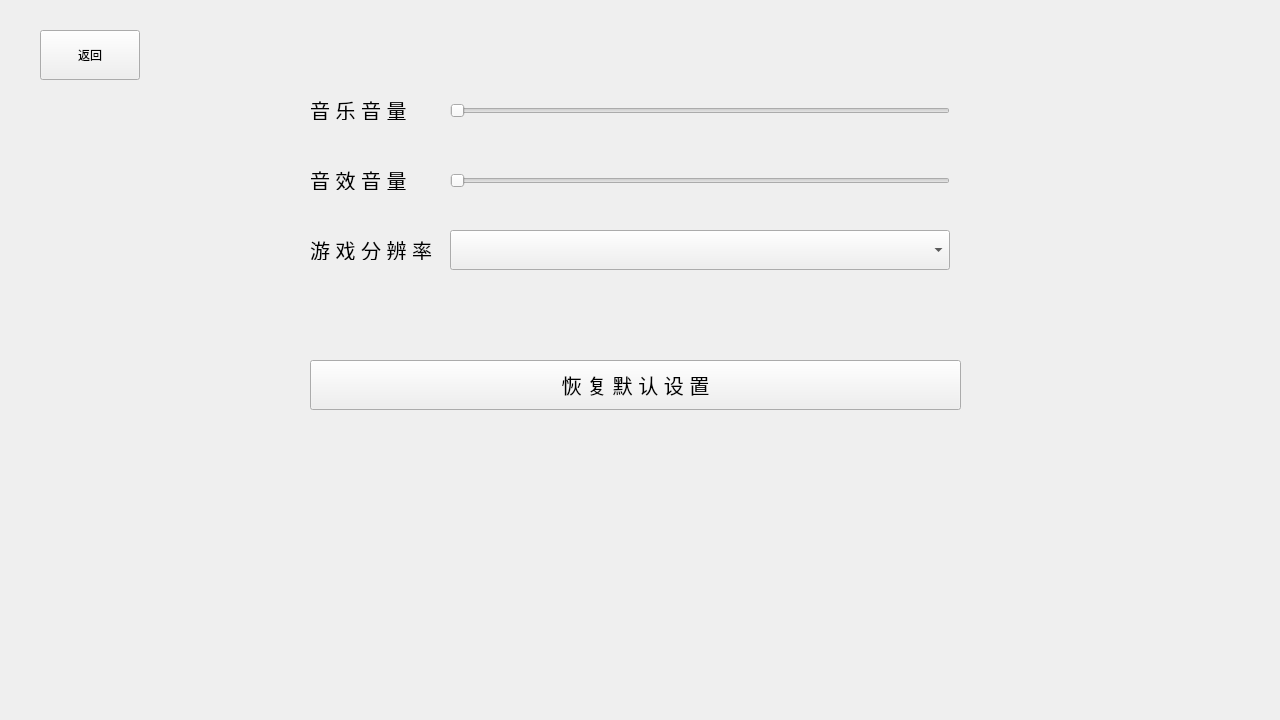
<?xml version="1.0" encoding="UTF-8"?>
<ui version="4.0">
 <class>w2</class>
 <widget class="QWidget" name="w2">
  <property name="geometry">
   <rect>
    <x>0</x>
    <y>0</y>
    <width>1280</width>
    <height>720</height>
   </rect>
  </property>
  <property name="sizeIncrement">
   <size>
    <width>0</width>
    <height>0</height>
   </size>
  </property>
  <property name="windowTitle">
   <string>设置</string>
  </property>
  <property name="windowIcon">
   <iconset resource="pic.qrc">
    <normaloff>:/pic/resources/config.png</normaloff>:/pic/resources/config.png</iconset>
  </property>
  <property name="autoFillBackground">
   <bool>false</bool>
  </property>
  <widget class="QPushButton" name="pushButton">
   <property name="geometry">
    <rect>
     <x>40</x>
     <y>30</y>
     <width>100</width>
     <height>50</height>
    </rect>
   </property>
   <property name="text">
    <string>返回</string>
   </property>
  </widget>
  <widget class="QSlider" name="horizontalSlider">
   <property name="geometry">
    <rect>
     <x>450</x>
     <y>103</y>
     <width>500</width>
     <height>16</height>
    </rect>
   </property>
   <property name="orientation">
    <enum>Qt::Horizontal</enum>
   </property>
  </widget>
  <widget class="QLabel" name="label">
   <property name="geometry">
    <rect>
     <x>410</x>
     <y>87</y>
     <width>41</width>
     <height>41</height>
    </rect>
   </property>
   <property name="text">
    <string/>
   </property>
   <property name="scaledContents">
    <bool>true</bool>
   </property>
  </widget>
  <widget class="QLabel" name="label_2">
   <property name="geometry">
    <rect>
     <x>310</x>
     <y>100</y>
     <width>110</width>
     <height>20</height>
    </rect>
   </property>
   <property name="font">
    <font>
     <pointsize>15</pointsize>
    </font>
   </property>
   <property name="text">
    <string>音 乐 音 量</string>
   </property>
   <property name="scaledContents">
    <bool>false</bool>
   </property>
  </widget>
  <widget class="QLabel" name="label_3">
   <property name="geometry">
    <rect>
     <x>310</x>
     <y>170</y>
     <width>110</width>
     <height>20</height>
    </rect>
   </property>
   <property name="font">
    <font>
     <pointsize>15</pointsize>
    </font>
   </property>
   <property name="text">
    <string>音 效 音 量</string>
   </property>
   <property name="scaledContents">
    <bool>false</bool>
   </property>
  </widget>
  <widget class="QLabel" name="label_4">
   <property name="geometry">
    <rect>
     <x>410</x>
     <y>157</y>
     <width>41</width>
     <height>41</height>
    </rect>
   </property>
   <property name="text">
    <string/>
   </property>
   <property name="scaledContents">
    <bool>true</bool>
   </property>
  </widget>
  <widget class="QSlider" name="horizontalSlider_2">
   <property name="geometry">
    <rect>
     <x>450</x>
     <y>173</y>
     <width>500</width>
     <height>16</height>
    </rect>
   </property>
   <property name="orientation">
    <enum>Qt::Horizontal</enum>
   </property>
  </widget>
  <widget class="QComboBox" name="comboBox">
   <property name="geometry">
    <rect>
     <x>450</x>
     <y>230</y>
     <width>500</width>
     <height>40</height>
    </rect>
   </property>
   <property name="font">
    <font>
     <pointsize>15</pointsize>
    </font>
   </property>
  </widget>
  <widget class="QPushButton" name="pushButton_2">
   <property name="geometry">
    <rect>
     <x>310</x>
     <y>360</y>
     <width>651</width>
     <height>50</height>
    </rect>
   </property>
   <property name="font">
    <font>
     <pointsize>15</pointsize>
    </font>
   </property>
   <property name="text">
    <string>恢 复 默 认 设 置</string>
   </property>
  </widget>
  <widget class="QLabel" name="label_5">
   <property name="geometry">
    <rect>
     <x>310</x>
     <y>240</y>
     <width>130</width>
     <height>20</height>
    </rect>
   </property>
   <property name="font">
    <font>
     <pointsize>15</pointsize>
    </font>
   </property>
   <property name="text">
    <string>游 戏 分 辨 率</string>
   </property>
   <property name="scaledContents">
    <bool>false</bool>
   </property>
  </widget>
 </widget>
 <resources>
  <include location="pic.qrc"/>
 </resources>
 <connections/>
</ui>
